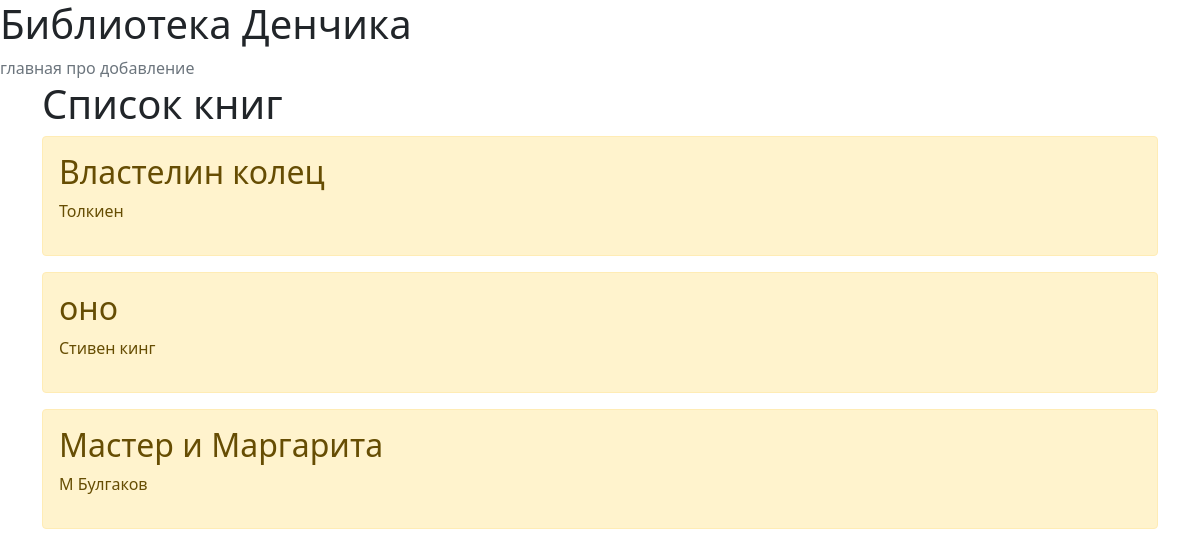
Before: / with the older database file.
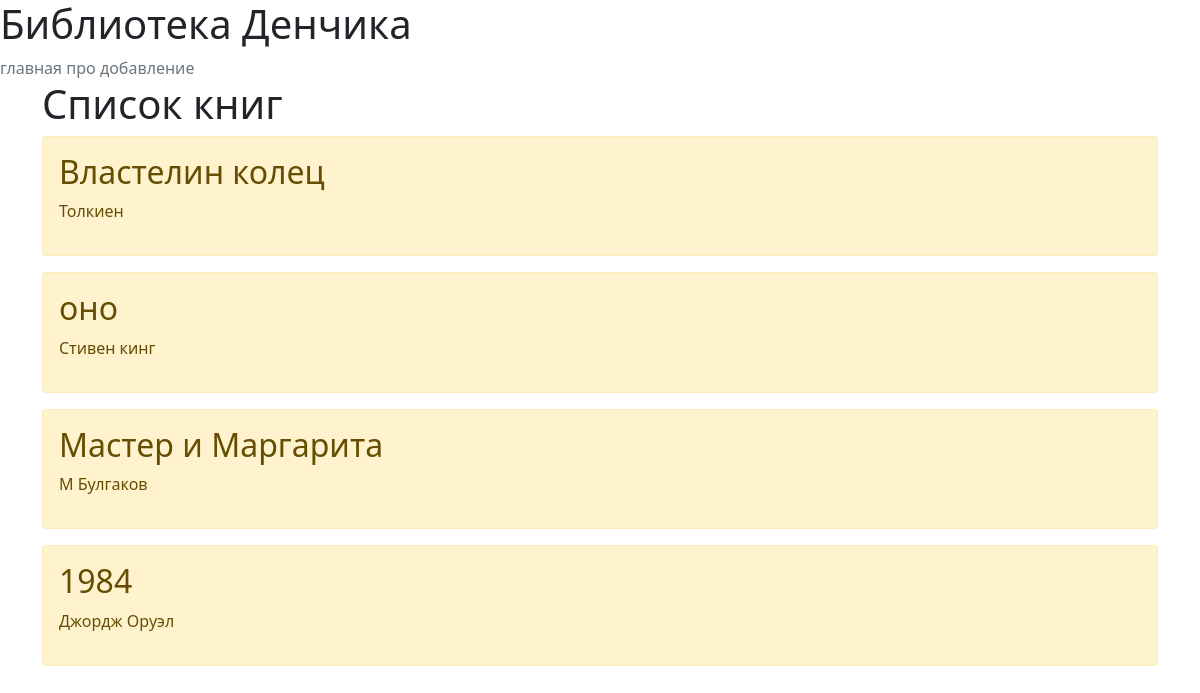
After: the same page with the newer database file.
### main/models.py (models this page shows, shortened)
class Books(models.Model):
    Book_name = models.CharField('Название книги', max_length=150)
    author = models.CharField('Автор', max_length=150)

### main/views.py (the view)
# urls.py: path('', views.index, name='list'),
def index(request):
    book = Books.objects.all()
    return render(request, 'main/index.html', {'book': book})

### main/templates/main/index.html
{% extends 'main/base.html'%}
{% block body %}         <h1>Список книг</h1>
    {%for x in book%}
            <div class="alert alert-warning mt-2">
                <h2>{{x.Book_name}}</h2>
                <p>{{x.author}}</p>
            </div>
    {%endfor%}
 {% endblock %}

### main/templates/main/base.html (shortened to what this page needs)
<!DOCTYPE html>
<html lang="ru">
<head>
    <link rel="stylesheet" href="https://cdn.jsdelivr.net/npm/bootstrap@5.1.3/dist/css/bootstrap.min.css">
    </head>
<body>
    <header >
     <h1>Библиотека Денчика</h1>
        <a class="link-secondary text-decoration-none" href="{% url 'list'%}">главная</a>
        <a class="link-secondary text-decoration-none" href="{% url 'about'%}">про</a>
        <a class="link-secondary text-decoration-none" href="{% url 'create'%}">добавление</a>
    </header>
       <div class="container">
                {% block body %} {% endblock %}
       </div>
</body>
</html>

Changed rows visible on the page:
added Books: Book_name "1984", author "Джордж Оруэл"
